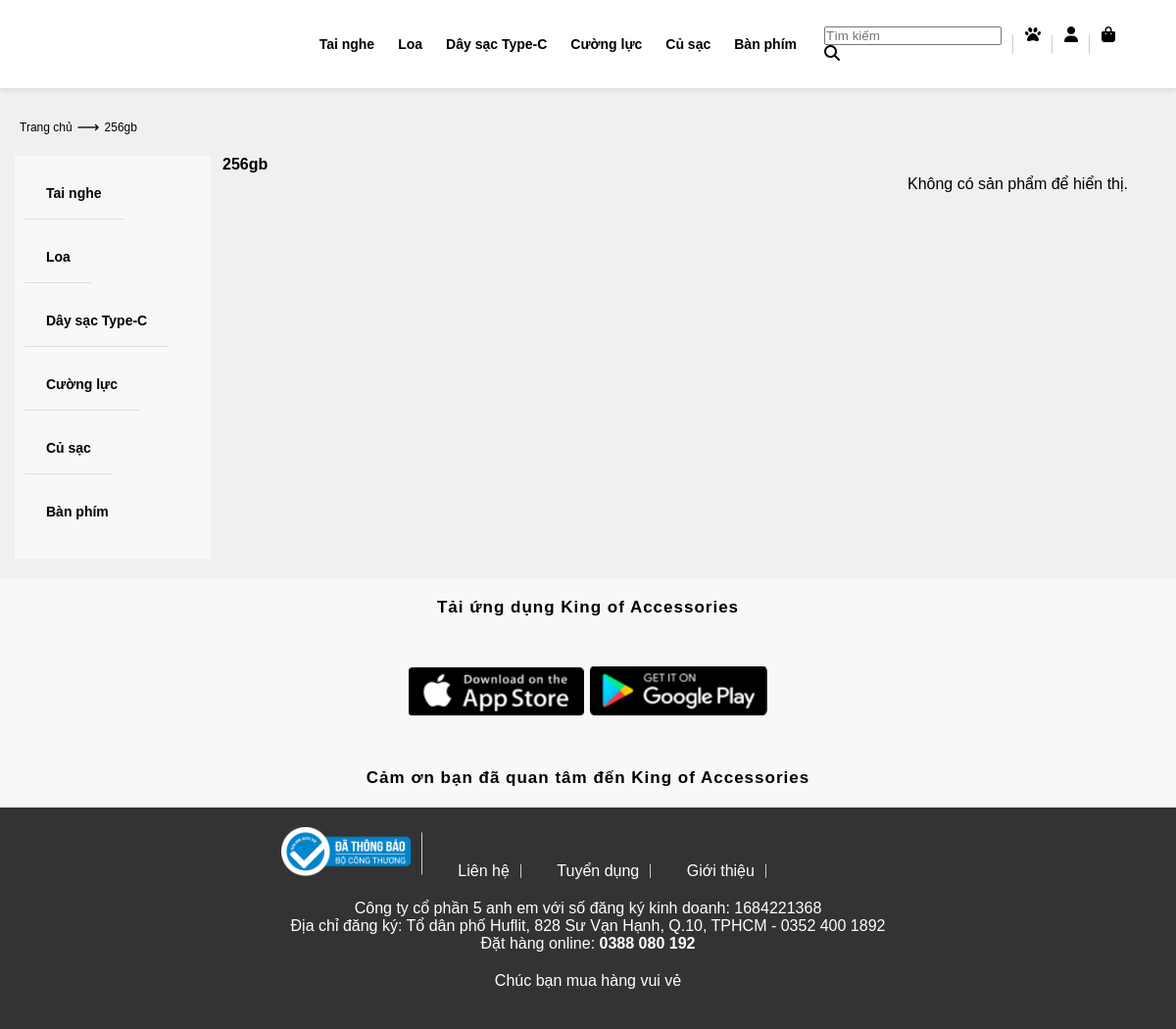
Screenshot of /User/cartegory.php?MaLoaiSP=1 with the database file from the repository.
### tables this page shows
CREATE TABLE `danhmucsp` (
  `MaDM` int(11) NOT NULL,
  `TenDM` varchar(50) NOT NULL
);

CREATE TABLE `loaisp` (
  `MaLoaiSP` int(11) NOT NULL,
  `MaDM` int(11) NOT NULL,
  `TenLoaiSP` varchar(255) NOT NULL
);

### connect/connect.php (called while the page is built, shortened)
<?php
Class Database{
   public $host   = DB_HOST;
   public $user   = DB_USER;
   public $pass   = DB_PASS;
   public $dbname = DB_NAME;
   public $link;
private function connectDB(){
   $this->link = new mysqli($this->host, $this->user, $this->pass,
    $this->dbname);
 }
public function select($query){
  mysqli_set_charset($this->link,'UTF8');
  $result = $this->link->query($query) or
   die($this->link->error.__LINE__);
  if($result->num_rows > 0){
    return $result;
  } else {
    return false;
  }
 }
}
   ?>

### User/Models/CartegoryModel.php (called while the page is built, shortened)
<?php
class CategoryModel
{
    private $db;
    public function __construct()
    {
        $this->db = new Database();
    }
    public function show_category()
    {
        $query = "SELECT * FROM danhmucsp ORDER BY TenDM DESC";
        $result = $this->db->select($query);
        return $result;
    }
    public function get_type($MaLoaiSP) {
        $query = "SELECT * FROM LoaiSP WHERE MaLoaiSP = '$MaLoaiSP'";
        $result = $this->db->select($query);
        if ($result && $result->num_rows > 0) {
            return $result->fetch_assoc();
        }
        return false;
    }
    public function get_products_by_type($MaLoaiSP) {
        $query = "SELECT * FROM SanPham WHERE MaLoaiSP = '$MaLoaiSP'";
        $result = $this->db->select($query);
        return $result;
    }
}

### User/cartegory.php (the view, shortened to what this page needs)
<?php
include './headerUser.php';
$categoryModel = new CategoryModel();
$MaLoaiSP = isset($_GET['MaLoaiSP']) ? $_GET['MaLoaiSP'] : null;
$typeName = 'Tất cả sản phẩm';
$products = null;
if ($MaLoaiSP) {
    $type = $categoryModel->get_type($MaLoaiSP);
    if (is_array($type) && !empty($type)) {
        $typeName = $type['TenLoaiSP'];
    } else {
        $typeName = 'Unknown Type';
    }
    $products = $categoryModel->get_products_by_type($MaLoaiSP);
} else {
    $products = $categoryModel->get_all_products();
}
?>
<!DOCTYPE html>
<html lang="en">
<head>
    <link rel="stylesheet" href="../css/style.css">
</head>
<body>
    <main>
        <section class="category">
            <div class="container">
                <div class="category-top row">
                    <p>Trang chủ</p> <span>&#10230; </span>
                    <p><?php echo $typeName; ?></p>
                </div>
            </div>
            <div class="container">
                <div class="row">
                    <nav class="category-left">
                        <ul>
                            <?php
                            $categories = $categoryModel->show_category();
                            if ($categories) {
                                while ($result = $categories->fetch_assoc()) {
                                    $catMaDM = htmlspecialchars($result['MaDM']);
                                    $catTenDM = htmlspecialchars($result['TenDM']);
                                    echo "<li class='category-left-li'><a href='showCategory.php?MaDM={$catMaDM}'>{$catTenDM}</a>";
                                    echo '</li>';
                                }
                            }
                            ?>
                        </ul>
                    </nav>
                    <div class="category-right row">
                        <div class="category-right-top-item">
                            <p><?php echo $typeName; ?></p>
                        </div>
                        <div class="category-right-content row">
                            <?php
                            if ($products) {
                                while ($pro = $products->fetch_assoc()) {
                                    $MaSP = htmlspecialchars($pro['MaSP']);
                                    $TenSP = htmlspecialchars($pro['TenSP']);
                                    $GiaSP = htmlspecialchars($pro['GiaSP']);
                                    $AnhSP = htmlspecialchars($pro['AnhSP']);
                                    echo "
                                    <div class='category-right-content-item'>
                                        <a href='product.php?MaSP={$MaSP}' class='product-image-link'>
                                            <img src='../admin/uploads/{$AnhSP}' alt='{$TenSP}'>
                                        </a>
                                        <h1>{$TenSP}</h1>
                                        <p>{$GiaSP}<sup>đ</sup></p>
                                    </div>";
                                }
                            } else {
                                echo "<p>Không có sản phẩm để hiển thị.</p>";
                            }
                            ?>
                        </div>
                    </div>
                </div>
            </div>
        </section>
    </main>
    <section class="app-container">
        <p>Tải ứng dụng King of Accessories</p>
        <div class="app-google">
            <img src="../images/Screenshot 2024-05-16 171642.png" alt="Google Play">
            <img src="../images/Screenshot 2024-05-16 171701.png" alt="App Store">
        </div>
        <p>Cảm ơn bạn đã quan tâm đến King of Accessories</p>
    </section>
    <footer>
        <div class="footer-top">
            <ul>
                <li><a href=""><img src="../images/logoSaleNoti.png" alt="Logo"></a></li>
                <li><a href="">Liên hệ</a></li>
                <li><a href="">Tuyển dụng</a></li>
                <li><a href="">Giới thiệu</a></li>
                <li>
                    <a href="" class="fab fa-facebook"></a>
                    <a href="" class="fab fa-twitter"></a>
                    <a href="" class="fab fa-youtube"></a>
                </li>
            </ul>
        </div>
        <div class="footer-center">
            <p>Công ty cổ phần 5 anh em với số đăng ký kinh doanh: 1684221368<br>
                Địa chỉ đăng ký: Tổ dân phố Huflit, 828 Sư Vạn Hạnh, Q.10, TPHCM - 0352 400 1892<br>
                Đặt hàng online: <b>0388 080 192</b>
            </p>
        </div>
        <div class="footer-bottom">
            Chúc bạn mua hàng vui vẻ
        </div>
    </footer>
</body>
</html>

### User/headerUser.php (shortened to what this page needs)
<?php
include "../connect/connect.php";
include "./Models/CartegoryModel.php";
$models = new CategoryModel();
$show_cartegory = $models->show_category();
?>
<!DOCTYPE html>
<html lang="en">
<head>
    <link rel="stylesheet" href="../css/style.css">
</head>
<body>
    <header>
        <div class="menu">
            <?php
            if ($show_cartegory) {
                while ($result = $show_cartegory->fetch_assoc()) {
                    $MaDM = $result['MaDM'];
                    $TenDM = $result['TenDM'];
            ?>
                    <li>
                        <a href="category.php?MaDM=<?= $MaDM ?>"><?= $TenDM ?></a>
                    </li>
            <?php
                }
            }
            ?>
        </div>
        <div class="others">
            <li><input placeholder="Tìm kiếm" type="text"><i class="fas fa-search"></i></li>
            <li> <a class="fa fa-paw" href="http://localhost/codepm/user/cartegory.php"></a></li>
            <li> <a class="fa fa-user" href="http://localhost/codepm/user/login.php"></a></li>
            <li> <a class="fa fa-shopping-bag" href="http://localhost/codepm/user/cart.php"></a></li>
        </div>
    </header>

### css/style.css (style rules this page uses)
:root { --main-text-font: Arial, Helvetica, sans-serif; }
* { margin: 0; padding: 0; box-sizing: border-box; font-family: Arial, Helvetica, sans-serif; }
li { list-style: none; }
a { text-decoration: none; color: black; }
header { display: flex; justify-content: space-between; align-items: center; padding: 10px 50px; height: 90px; position: fixed; top: 0; left: 0; z-index: 1; width: 100%; background: rgba(255, 255, 255, 0.3); }
.menu { flex: 2; display: flex; justify-content: center; }
.menu > li { padding: 0 12px; position: relative; }
.menu > li > a { font-size: 14px; font-weight: bold !important; display: block; line-height: 20px; }
.others { flex: 1; display: flex; justify-content: flex-end; }
.others > li { padding: 0 12px; position: relative; }
.others > li::after { content: ""; display: block; width: 1px; height: 50%; background: #cccccc; position: absolute; right: 0; top: 50%; transform: translateY(-50%); }
.others > li:last-child::after { display: none; }
.others > li :first-child { position: relative; }
.app-container { text-align: center; align-items: center; padding: 150px 0 50px 0; }
.app-google { margin: 50px; }
.app-google img { height: 50px; cursor: pointer; }
.app-container p { line-height: 20px; letter-spacing: 1px; font-size: 17px; color: #000; font-weight: bold; }
.footer-top { display: flex; text-align: center; justify-content: center; align-items: center; margin-bottom: 20px; }
.footer-top img { height: 50px; }
.footer-top li { padding: 0 12px; position: relative; }
.footer-top li::after { content: ""; display: block; width: 1px; height: 80%; background: #cccccc; position: absolute; right: 0; top: 50%; transform: translateY(-50%); }
.footer-top li:last-child::after { display: none; }
.footer-top li:last-child a { margin-right: 12px; color: #333; }
.footer-center { text-align: center; }
.footer-bottom { text-align: center; margin: 20px 20px; }
.row { display: flex; flex-wrap: wrap; }
.category { padding: 100px 0 0; }
.category-top { margin-bottom: 50px; }
.category-top p { font-family: var(--main-text-font); margin: 0 12px; font-size: 12px; }
.category-left { width: 20%; }
.category-right { width: 80%; }
.category-right-top-item:first-child { flex: 2; font-size: 16px; font-family: var(--main-text-font); font-weight: bold; }
.category-right-top-item { flex: 1; padding: 0 12px; }
.category-right-content { margin-top: 20px; justify-content: space-between; }
.category-left ul li { padding: 12px; }
.category-left ul li > a { color: black; font-size: 16px 0; font-weight: bold; font-family: var(--main-text-font); }

### User/cartegory.php (style rules this page uses)
body { font-family: Arial, sans-serif; margin: 0; padding: 0; background-color: #f0f0f0; }
.container { max-width: 1200px; margin: 0 auto; padding: 0 15px; }
header { background-color: #fff; box-shadow: 0 2px 5px rgba(0, 0, 0, 0.1); }
nav ul { list-style-type: none; padding: 0; }
nav ul li { display: inline-block; margin-right: 20px; }
nav ul li a { text-decoration: none; color: #333; }
main { padding: 20px 0; }
.category-top { display: flex; align-items: center; margin-bottom: 20px; }
.category-top p { margin: 0; padding: 0 5px; }
.category-left { width: 200px; background-color: #f8f8f8; padding: 10px; }
.category-left ul { list-style-type: none; padding: 0; margin: 0; }
.category-left li { margin-bottom: 10px; }
.category-left a { display: block; padding: 8px 10px; color: #333; text-decoration: none; font-size: 14px; transition: background-color 0.3s; }
.category-left li:not(:last-child) { border-bottom: 1px solid #ddd; padding-bottom: 10px; }
.category-right { width: 80%; float: right; }
.category-right-content { display: flex; flex-wrap: wrap; }
footer { background-color: #333; color: #fff; padding: 20px 0; text-align: center; }
.footer-top ul { list-style-type: none; padding: 0; }
.footer-top ul li { display: inline-block; margin: 0 10px; }
.footer-top ul li a { color: #fff; text-decoration: none; }
.app-container { background-color: #f8f8f8; padding: 20px 0; text-align: center; }

### rows the page displays
danhmucsp: TenDM "Tai nghe"
danhmucsp: TenDM "Loa"
danhmucsp: TenDM "Dây sạc Type-C"
danhmucsp: TenDM "Cường lực"
danhmucsp: TenDM "Củ sạc"
danhmucsp: TenDM "Bàn phím"
loaisp: TenLoaiSP "256gb"
